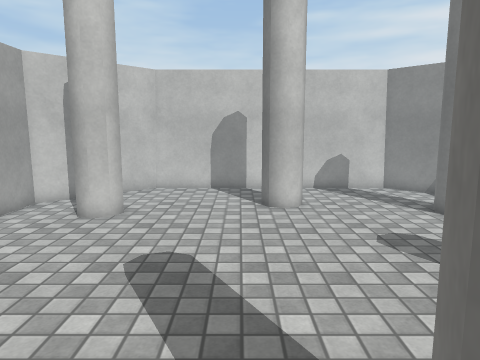
[1] (above)

12 first-person views from a walk through a Unity game level. The camera is 1.4 m above the floor, tilts 8° down and sees 70° across. The floor is counted in squares, 0.5 m on a side. Each view is taken from the middle of a square. On the plan, view 1 faces up. The plan holds only what a view shows up to about 20 squares ahead; the rest is blank. Surface patterns are stand-ins for the level's own textures.

[2]
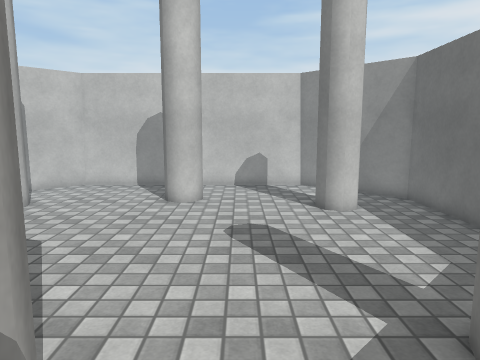

[3]
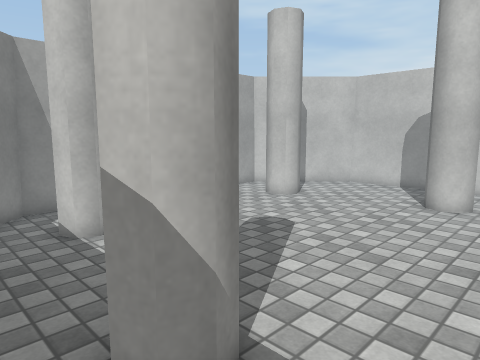

[4]
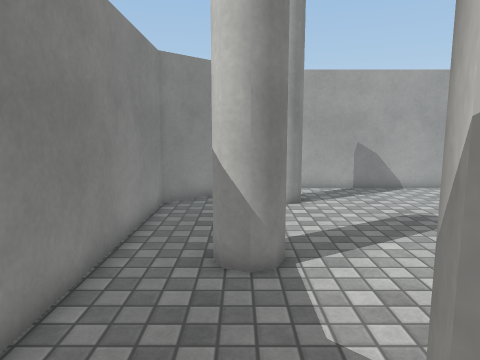

[5]
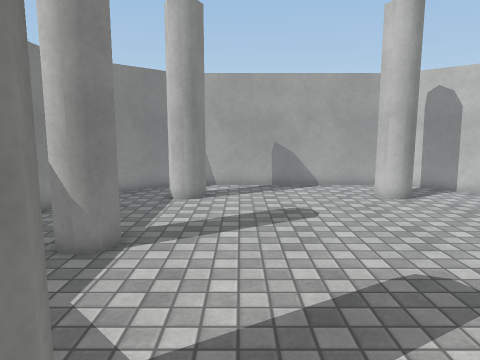

[6]
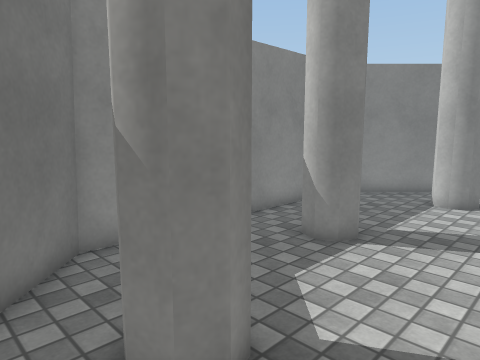

[7]
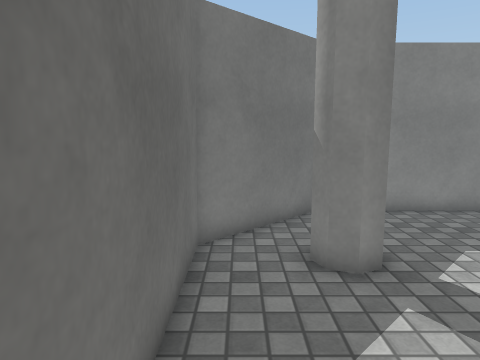

[8]
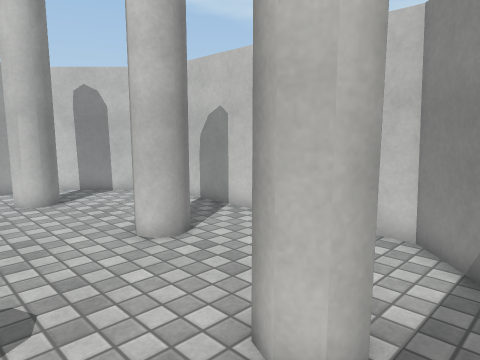

[9]
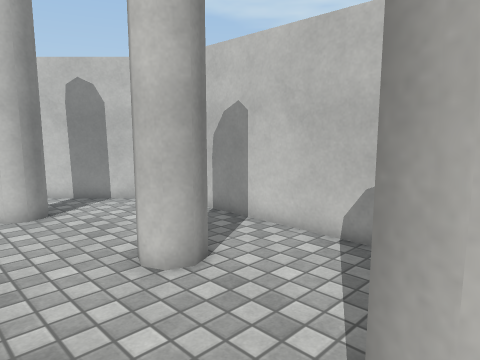

[10]
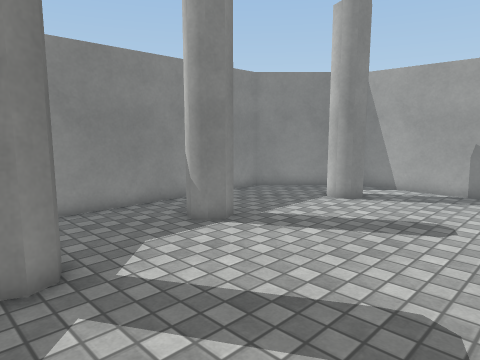

[11]
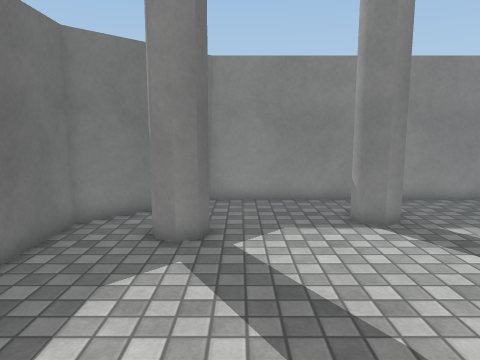

[12]
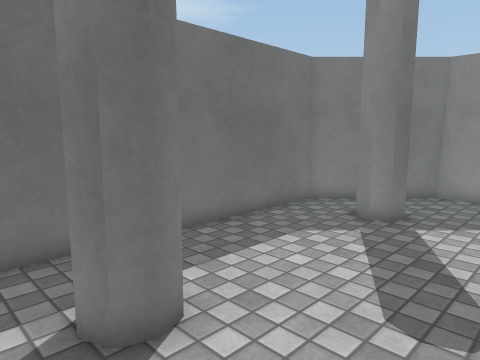

### Floor plan
Ten units are one square. View 1 is at (0, 0); x grows to the right and y downward. Boxes are objects, and circles mark ways between rooms. Rooms are numbered by the first view taken in them; rooms with no view inside come last. Other rooms are left out.
<svg viewBox="-85 -175 200 200">
<path fill="none" stroke="#000" d="M-43 -21 -49 -19M-70 -9 -42 20 5 20M68 -26 71 -33 76 -35 82 -33 84 -27 82 -21M8 -12 11 -18 16 -20 22 -18 24 -12 22 -6 16 -4 10 -7M22 -138 25 -132 22 -126 17 -124 11 -126M78 -19 71 -21M82 -122 84 -117 82 -111 76 -109 71 -111 68 -117 71 -123 78 -125M-40 -117 -43 -111 -48 -109 -54 -112M-54 -33 -49 -35 -43 -33 -41 -27 -43 -21M5 20 72 20 110 -18 110 -132 72 -170 25 -170M-80 -105 -80 -19 -70 -9M-49 -125 -43 -123 -40 -117M11 -126 8 -133M25 -170 -42 -170 -80 -132 -80 -105"/>
<circle cx="-15" cy="-20" r="3" fill="#2a7"/>
<circle cx="15" cy="10" r="3" fill="#2a7"/>
<circle cx="-15" cy="-120" r="3" fill="#2a7"/>
<circle cx="-70" cy="-115" r="3" fill="#2a7"/>
<circle cx="15" cy="-155" r="3" fill="#2a7"/>
<text x="-30" y="0">1</text>
<text x="30" y="-70">2</text>
<text x="-20" y="-140">3</text>
</svg>
Room 1 opens to room 2. Room 2 opens to room 3.

Where each view was taken, in squares from view 1:
view 1: 0 up, 0 right, facing up
view 2: 1 down, 4 right, facing up
view 3: 1 down, 5 right, facing up-left
view 4: 1 up, 9 right, facing left
view 5: 5 up, 10 right, facing left
view 6: 6 up, 10 right, facing down-left
view 7: 10 up, 10 right, facing down
view 8: 8 up, 10 right, facing up-left
view 9: 9 up, 8 right, facing up-left
view 10: 10 up, 9 right, facing down-left
view 11: 12 up, 6 right, facing down
view 12: 14 up, 3 right, facing down-right
